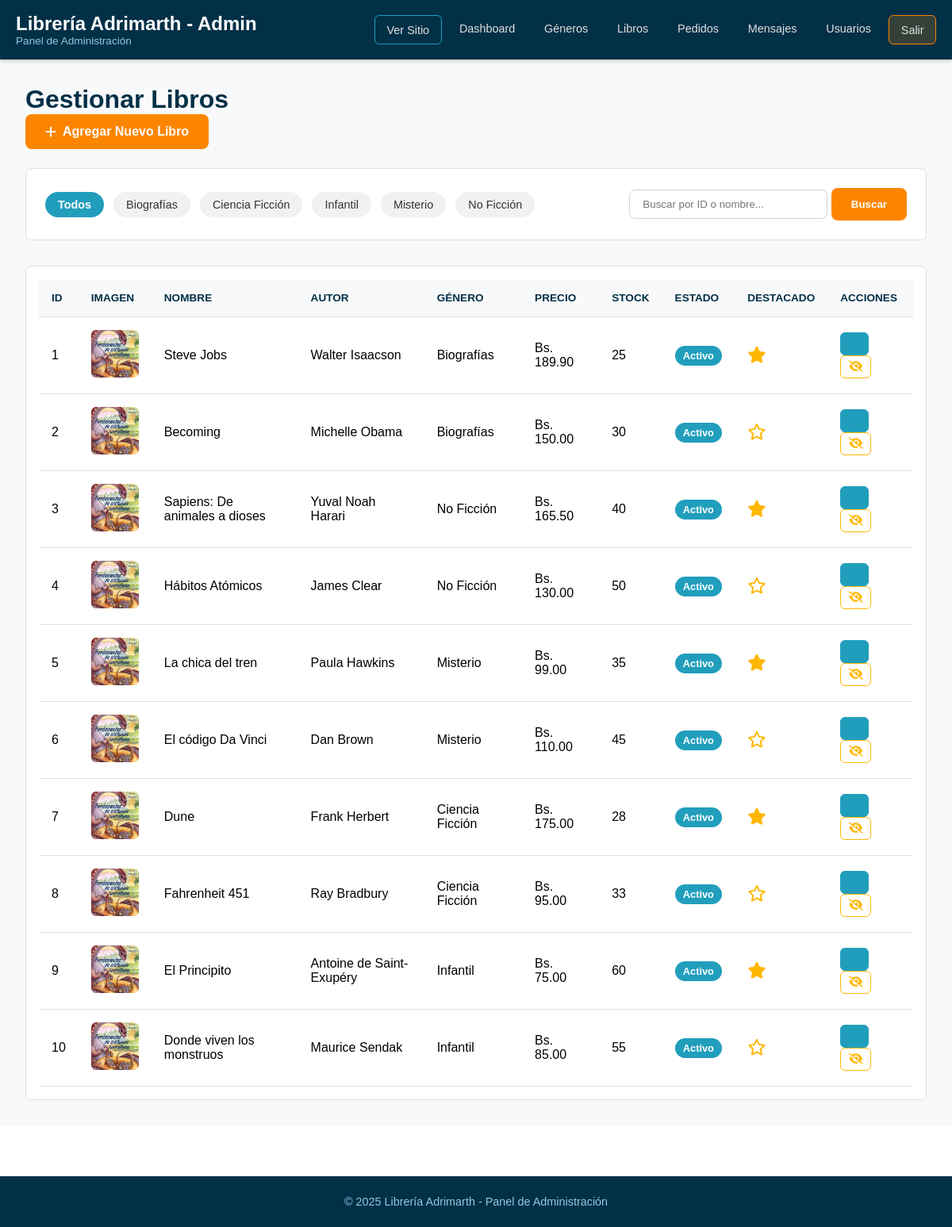
The page /administrador/pages/libros.php (signed in) on the database its author committed.
### tables this page shows
CREATE TABLE generos (
    id INT AUTO_INCREMENT PRIMARY KEY,
    nombre VARCHAR(50) NOT NULL,
    descripcion TEXT
);

CREATE TABLE libros (
    id INT AUTO_INCREMENT PRIMARY KEY,
    nombre VARCHAR(100) NOT NULL,
    autor VARCHAR(255) NOT NULL,
    descripcion TEXT NOT NULL,
    precio DECIMAL(10,2) NOT NULL,
    genero_id INT,
    imagen VARCHAR(255),
    stock INT DEFAULT 0,
    activo BOOLEAN DEFAULT TRUE,
    destacado BOOLEAN DEFAULT FALSE,   
    fecha_creacion TIMESTAMP DEFAULT CURRENT_TIMESTAMP,
    FOREIGN KEY (genero_id) REFERENCES generos(id)
);

### administrador/controllers/libros_controller.php (called while the page is built, shortened)
<?php
require_once '../../config/database.php';
require_once '../../auth/functions.php';
require_once '../models/Libro.php';
$libroModel = new LibroModel($pdo);
$page_title = 'Gestionar Libros';
$filtro_genero = $_GET['filtro_genero'] ?? 'todos';
$buscar = $_GET['buscar'] ?? '';
$filtros = [
    'genero_id' => $filtro_genero,
    'buscar' => $buscar
];
$libros = $libroModel->getAll($filtros);
$generos = $libroModel->getGeneros();
?>

### administrador/models/Libro.php (called while the page is built, shortened)
<?php
class LibroModel {
    private $pdo;
    public function __construct($pdo) {
        $this->pdo = $pdo;
    }
    public function getAll($filtros = []) {
        $params = [];
        $limit_sql = '';
        $sql_where = '';
        $sql = "SELECT p.*, c.nombre as genero_nombre
                FROM libros p
                LEFT JOIN generos c ON p.genero_id = c.id
                {$sql_where}
                ORDER BY p.fecha_creacion DESC
                {$limit_sql}";
        $stmt = $this->pdo->prepare($sql);
        $stmt->execute($params);
        return $stmt->fetchAll();
    }
    public function getGeneros() {
        $stmt = $this->pdo->query("SELECT * FROM generos ORDER BY nombre");
        return $stmt->fetchAll();
    }
}
?>

### auth/functions.php (called while the page is built, shortened)
<?php
function formatPrice($price) {
    return 'Bs. ' . number_format($price, 2);
}
?>

### administrador/pages/libros.php (the view, shortened to what this page needs)
<?php
require_once '../controllers/libros_controller.php';
include '../../public/componentes/admin_header.php';
?>
<link rel="stylesheet" href="/proyecto-01/administrador/styles/productos.css">
<main class="container">
    <h1><?php echo $page_title; ?></h1>
    <a href="/proyecto-01/administrador/pages/agregar_libro.php" class="btn btn-primary mb-3">
        <i class="fas fa-plus"></i> Agregar Nuevo Libro
    </a>
    <div class="filters-bar">
        <div class="filters">
            <a href="?filtro_genero=todos&buscar=<?php echo htmlspecialchars($buscar); ?>"
               class="filter-btn <?php echo ($filtro_genero == 'todos') ? 'active' : ''; ?>">Todos</a>
            <?php foreach ($generos as $genero): ?>
                <a href="?filtro_genero=<?php echo $genero['id']; ?>&buscar=<?php echo htmlspecialchars($buscar); ?>"
                   class="filter-btn <?php echo ($filtro_genero == $genero['id']) ? 'active' : ''; ?>">
                    <?php echo htmlspecialchars($genero['nombre']); ?>
                </a>
            <?php endforeach; ?>
        </div>
        <div class="search-form">
            <form action="" method="GET">
                <input type="text" name="buscar" placeholder="Buscar por ID o nombre..." value="<?php echo htmlspecialchars($buscar); ?>">
                <button type="submit" class="btn btn-primary">Buscar</button>
            </form>
        </div>
    </div>
    <div class="table-responsive">
        <table class="table">
            <thead>
                <tr>
                    <th>ID</th>
                    <th>Imagen</th>
                    <th>Nombre</th>
                    <th>Autor</th>
                    <th>Género</th>
                    <th>Precio</th>
                    <th>Stock</th>
                    <th>Estado</th>
                    <th>Destacado</th>
                    <th>Acciones</th>
                </tr>
            </thead>
            <tbody>
                <?php if (empty($libros)): ?>
                    <tr>
                        <td colspan="9" style="text-align: center;">No se encontraron libros.</td>
                    </tr>
                <?php else: ?>
                    <?php foreach ($libros as $libro): ?>
                        <tr class="<?php echo $libro['activo'] ? '' : 'inactive-row'; ?>">
                            <td><?php echo $libro['id']; ?></td>
                            <td>
                                <img src="/proyecto-01/public/<?php echo htmlspecialchars($libro['imagen']); ?>" alt="<?php echo htmlspecialchars($libro['nombre']); ?>" width="50">
                            </td>
                            <td><?php echo htmlspecialchars($libro['nombre']); ?></td>
                            <td><?php echo htmlspecialchars($libro['autor']); ?></td>
                            <td><?php echo htmlspecialchars($libro['genero_nombre']); ?></td>
                            <td><?php echo formatPrice($libro['precio']); ?></td>
                            <td><?php echo $libro['stock']; ?></td>
                            <td>
                                <span class="badge badge-<?php echo $libro['activo'] ? 'activo' : 'inactivo'; ?>">
                                    <?php echo $libro['activo'] ? 'Activo' : 'Inactivo'; ?>
                                </span>
                            </td>
                            <td>
                                <a href="/proyecto-01/administrador/pages/libros.php?destacar=1&id=<?php echo $libro['id']; ?>" class="btn-destacar">
                                    <?php if ($libro['destacado']): ?>
                                        <i class="fas fa-star"></i>
                                    <?php else: ?>
                                        <i class="far fa-star"></i>
                                    <?php endif; ?>
                                </a>
                            </td>
                            <td>
                                <a href="/proyecto-01/administrador/pages/editar_libro.php?id=<?php echo $libro['id']; ?>" class="btn btn-sm btn-secondary" title="Editar">
                                    <i class="fas fa-edit"></i>
                                </a>
                                <?php if ($libro['activo']): ?>
                                    <a href="/proyecto-01/administrador/pages/libros.php?cambiar_estado=1&id=<?php echo $libro['id']; ?>" class="btn btn-sm btn-warning" title="Desactivar" onclick="return confirm('¿Estás seguro de que quieres DESACTIVAR este libro?');">
                                        <i class="fas fa-eye-slash"></i>
                                    </a>
                                <?php else: ?>
                                    <a href="/proyecto-01/administrador/pages/libros.php?cambiar_estado=1&id=<?php echo $libro['id']; ?>" class="btn btn-sm btn-success" title="Activar" onclick="return confirm('¿Estás seguro de que quieres ACTIVAR este libro?');">
                                        <i class="fas fa-eye"></i>
                                    </a>
                                <?php endif; ?>
                            </td>
                        </tr>
                    <?php endforeach; ?>
                <?php endif; ?>
            </tbody>
        </table>
    </div>
</main>
<?php
include '../../public/componentes/admin_footer.php';
?>

### public/global.css (style rules this page uses)
html { overflow-y: scroll; }
:root { --sky-blue: #8ecae6; --blue-green: #219ebc; --prussian-blue: #023047; --selective-yellow: #ffb703; --sandy-brown: #fb8500; --white: #ffffff; --off-white: #f8f9fa; --gray: #6c757d; }
* { margin: 0; padding: 0; box-sizing: border-box; font-family: sans-serif; }
body { display: flex; flex-direction: column; min-height: 100vh; }
main { flex-grow: 1; }
.container { max-width: 1300px; min-width: 1200px; margin: 0 auto; padding: 0 20px; }
.btn { display: inline-flex; align-items: center; justify-content: center; gap: 0.5rem; padding: 12px 24px; border-radius: 8px; font-weight: 600; text-decoration: none; border: 1px solid transparent; cursor: pointer; transition: all 0.2s ease-in-out; }
.btn-primary { background-color: var(--sandy-brown); color: var(--white); }
.btn-secondary { background-color: var(--blue-green); color: var(--white); }

### administrador/styles/productos.css (style rules this page uses)
main.container { max-width: 1600px; background-color: #f8f9fa; padding: 2rem; }
h1 { color: #023047; }
.mb-3 { margin-bottom: 1.5rem !important; }
.filters-bar { display: flex; justify-content: space-between; align-items: center; flex-wrap: wrap; gap: 1rem; padding: 1.5rem; background-color: #fff; border-radius: 8px; border: 1px solid #e0e0e0; margin-bottom: 2rem; }
.filters { display: flex; gap: 0.75rem; flex-wrap: wrap; }
.filter-btn { text-decoration: none; padding: 0.5rem 1rem; border-radius: 20px; background-color: #f1f1f1; color: #333; font-size: 0.9rem; font-weight: 500; transition: all 0.2s; }
.filter-btn.active { background-color: #219ebc; color: #fff; font-weight: 600; }
.search-form { display: flex; gap: 0.5rem; }
.search-form input { padding: 0.6rem 1rem; border: 1px solid #ced4da; border-radius: 8px; min-width: 250px; }
.table-responsive { background-color: #fff; padding: 1rem; border-radius: 8px; border: 1px solid #e0e0e0; overflow-x: auto; }
.table { width: 100%; border-collapse: collapse; min-width: 1000px; }
.table th, .table td { padding: 1rem; text-align: left; border-bottom: 1px solid #e0e0e0; vertical-align: middle; }
.table th { background-color: #f8f9fa; color: #023047; font-weight: 600; text-transform: uppercase; font-size: 0.85rem; }
.table img { border-radius: 6px; object-fit: cover; width: 60px; height: 60px; }
.badge { padding: 0.4em 0.8em; border-radius: 15px; font-size: 0.8rem; font-weight: 700; }
.badge-activo { background-color: #219ebc; color: #fff; }
.btn-destacar { font-size: 1.3rem; color: #ccc; text-decoration: none; transition: color 0.2s; }
.btn-destacar .fa-star { color: #ffb703; }
.table .btn-sm { padding: 0.4rem 0.6rem; font-size: 0.9rem; border-radius: 6px; border: 1px solid transparent; }
.table .btn-secondary { border-color: #219ebc; color: #219ebc; }
.table .btn-warning { border-color: #ffb703; color: #ffb703; }

### rows shown on the page
generos: nombre "Biografías"
generos: nombre "Ciencia Ficción"
generos: nombre "Infantil"
generos: nombre "Misterio"
generos: nombre "No Ficción"
libros: id "1", imagen (picture), nombre "Steve Jobs", autor "Walter Isaacson", genero.nombre "Biografías", precio "Bs. 189.90", stock "25", activo "Activo", destacado 1 (drawn)
libros: id "2", imagen (picture), nombre "Becoming", autor "Michelle Obama", genero.nombre "Biografías", precio "Bs. 150.00", stock "30", activo "Activo", destacado 0 (drawn)
libros: id "3", imagen (picture), nombre "Sapiens: De animales a dioses", autor "Yuval Noah Harari", genero.nombre "No Ficción", precio "Bs. 165.50", stock "40", activo "Activo", destacado 1 (drawn)
libros: id "4", imagen (picture), nombre "Hábitos Atómicos", autor "James Clear", genero.nombre "No Ficción", precio "Bs. 130.00", stock "50", activo "Activo", destacado 0 (drawn)
libros: id "5", imagen (picture), nombre "La chica del tren", autor "Paula Hawkins", genero.nombre "Misterio", precio "Bs. 99.00", stock "35", activo "Activo", destacado 1 (drawn)
libros: id "6", imagen (picture), nombre "El código Da Vinci", autor "Dan Brown", genero.nombre "Misterio", precio "Bs. 110.00", stock "45", activo "Activo", destacado 0 (drawn)
libros: id "7", imagen (picture), nombre "Dune", autor "Frank Herbert", genero.nombre "Ciencia Ficción", precio "Bs. 175.00", stock "28", activo "Activo", destacado 1 (drawn)
libros: id "8", imagen (picture), nombre "Fahrenheit 451", autor "Ray Bradbury", genero.nombre "Ciencia Ficción", precio "Bs. 95.00", stock "33", activo "Activo", destacado 0 (drawn)
libros: id "9", imagen (picture), nombre "El Principito", autor "Antoine de Saint-Exupéry", genero.nombre "Infantil", precio "Bs. 75.00", stock "60", activo "Activo", destacado 1 (drawn)
libros: id "10", imagen (picture), nombre "Donde viven los monstruos", autor "Maurice Sendak", genero.nombre "Infantil", precio "Bs. 85.00", stock "55", activo "Activo", destacado 0 (drawn)

### other values the page prints
$page_title "Gestionar Libros"
